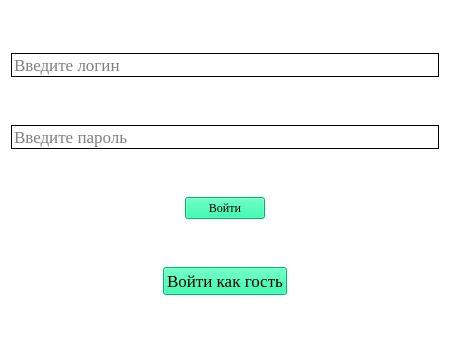
<?xml version="1.0" encoding="UTF-8"?>
<ui version="4.0">
 <class>AuthorizationWindow</class>
 <widget class="QWidget" name="AuthorizationWindow">
  <property name="geometry">
   <rect>
    <x>0</x>
    <y>0</y>
    <width>450</width>
    <height>350</height>
   </rect>
  </property>
  <property name="minimumSize">
   <size>
    <width>450</width>
    <height>350</height>
   </size>
  </property>
  <property name="font">
   <font>
    <family>Times New Roman</family>
    <pointsize>13</pointsize>
   </font>
  </property>
  <property name="windowTitle">
   <string>Окно авторизации</string>
  </property>
  <property name="styleSheet">
   <string notr="true">background-color: #FFFFFF</string>
  </property>
  <layout class="QVBoxLayout" name="verticalLayout">
   <item>
    <widget class="QLineEdit" name="login_le">
     <property name="styleSheet">
      <string notr="true">border-color: black;
border-width: 1px;
border-style: solid
</string>
     </property>
     <property name="placeholderText">
      <string>Введите логин</string>
     </property>
    </widget>
   </item>
   <item>
    <widget class="QLineEdit" name="password_le">
     <property name="styleSheet">
      <string notr="true">border-color: black;
border-width: 1px;
border-style: solid</string>
     </property>
     <property name="placeholderText">
      <string>Введите пароль</string>
     </property>
    </widget>
   </item>
   <item alignment="Qt::AlignmentFlag::AlignHCenter">
    <widget class="QPushButton" name="auth_btn">
     <property name="font">
      <font>
       <family>Times New Roman</family>
      </font>
     </property>
     <property name="styleSheet">
      <string notr="true">background-color: #00FA9A</string>
     </property>
     <property name="text">
      <string>Войти</string>
     </property>
    </widget>
   </item>
   <item alignment="Qt::AlignmentFlag::AlignHCenter">
    <widget class="QPushButton" name="guest_btn">
     <property name="styleSheet">
      <string notr="true">background-color: #00FA9A</string>
     </property>
     <property name="text">
      <string>Войти как гость</string>
     </property>
    </widget>
   </item>
  </layout>
 </widget>
 <resources/>
 <connections/>
</ui>
